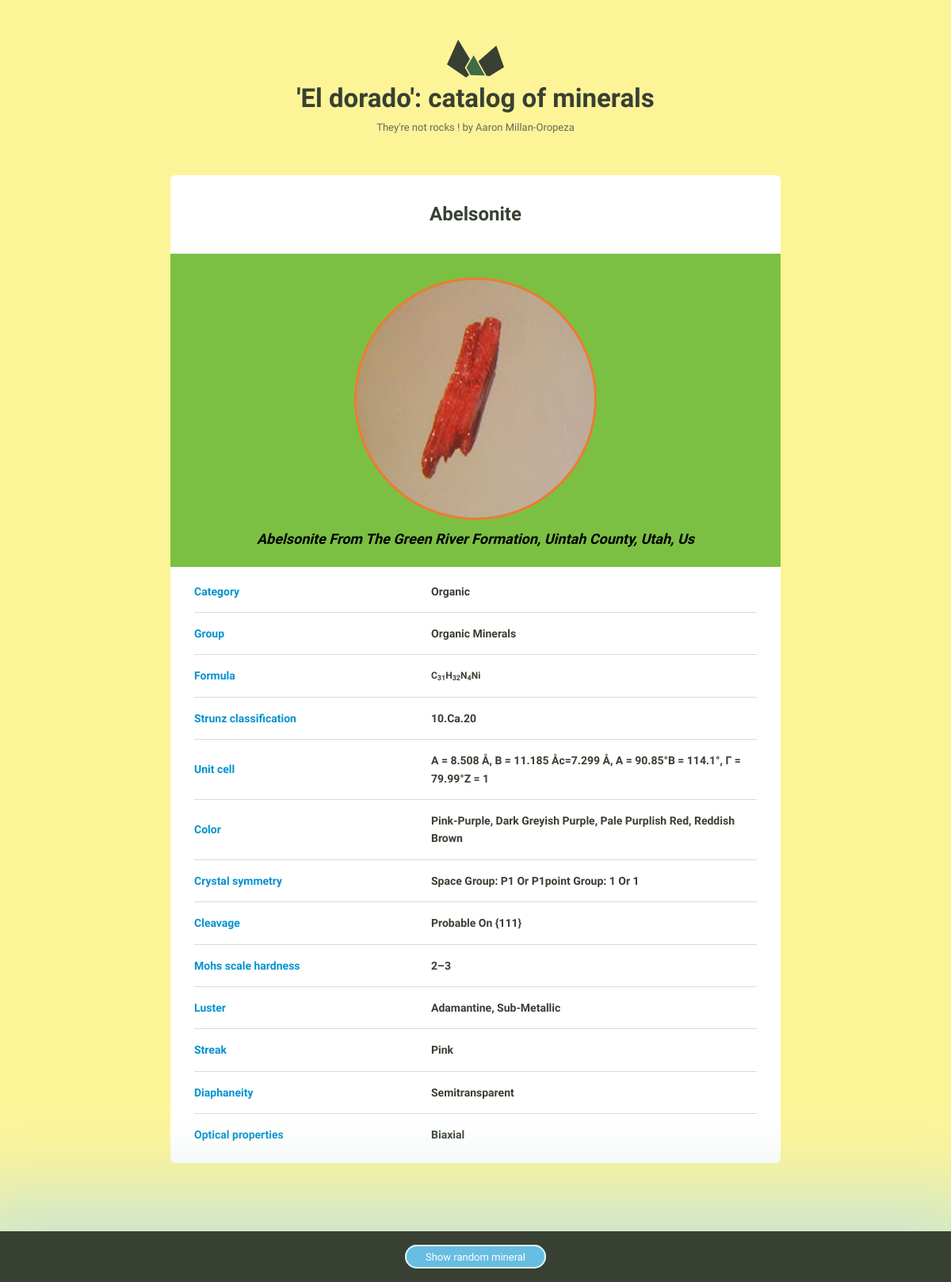
Page /index/1/ on the committed database.
### minerals/models.py (models this page shows)
class Mineral(models.Model):
    name = models.CharField(max_length=255)
    image_filename = models.FilePathField(path='/img')
    image_caption = models.TextField(null=True, blank=True)
    category = models.TextField(null=True, blank=True)
    formula = models.TextField(null=True, blank=True)
    strunz_classification = models.TextField(null=True, blank=True)
    crystal_system = models.TextField(null=True, blank=True)
    unit_cell = models.TextField(null=True, blank=True)
    color = models.TextField(null=True, blank=True)
    crystal_symmetry = models.TextField(null=True, blank=True)
    cleavage = models.TextField(null=True, blank=True)
    mohs_scale_hardness = models.TextField(null=True, blank=True)
    luster = models.TextField(null=True, blank=True)
    streak = models.TextField(null=True, blank=True)
    diaphaneity = models.TextField(null=True, blank=True)
    optical_properties = models.TextField(null=True, blank=True)
    refractive_index = models.TextField(null=True, blank=True)
    crystal_habit = models.TextField(null=True, blank=True)
    specific_gravity = models.TextField(null=True, blank=True)
    group = models.TextField(null=True, blank=True)

### minerals/views.py (the view)
# urls.py: path('<int:pk>/', views.mineral_details, name ='mineral_details'),
def mineral_details(request, pk):
    mineral = get_object_or_404(Mineral, pk=pk)
    rand_min = Mineral.objects.order_by('?').first()
    return render(request, 'mineral_details.html', {'mineral':mineral,
                                                    'rand_min':rand_min})

### minerals/templates/minerals/mineral_details.html (shortened to what this page needs)
{% extends 'layout.html' %}
{% load static from staticfiles %}
{% block extrahead %}
<link rel="stylesheet" href='{% static "css/mineral.css" %}'>
{% endblock %}
{% block content %}
<div class="grid-100 mineral__container">
  <h1 class="mineral__name">{{ mineral.name|title }} </h1>
  <div class="mineral__image-bg">
    <img class="mineral__image" src="{% static mineral.image_filename %}">
      <p class="mineral__caption">{{ mineral.image_caption|title }}</p>
  </div>
  <div class="mineral__table-container">
    <table class="mineral__table">
      <tr>
        <td class="mineral__category">Category</td>
        <td>{{ mineral.category|title }}</td>
      </tr>
      <tr>
        <td class="mineral__category">Group</td>
        <td>{{ mineral.group|title }}</td>
      </tr>
      <tr>
        <td class="mineral__category">Formula</td>
        <td class="mineral__formula">{{ mineral.formula|safe }}</td>
      </tr>
      {% if mineral.strunz_classification != NULL %}
        <tr>
          <td class="mineral__category">Strunz classification</td>
          <td>{{ mineral.strunz_classification|title }}</td>
        </tr>
      {% endif %}
      {% if mineral.unit_cell != NULL %}
        <tr>
          <td class="mineral__category">Unit cell</td>
          <td>{{ mineral.unit_cell|title }}</td>
        </tr>
      {% endif %}
      {% if mineral.color != NULL %}
        <tr>
          <td class="mineral__category">Color</td>
          <td>{{ mineral.color|title }}</td>
        </tr>
      {% endif %}
      {% if mineral.crystal_symmetry != NULL %}
        <tr>
          <td class="mineral__category">Crystal symmetry</td>
          <td>{{ mineral.crystal_symmetry|title }}</td>
        </tr>
      {% endif %}
      {% if mineral.cleavage != NULL %}
        <tr>
          <td class="mineral__category">Cleavage</td>
          <td>{{ mineral.cleavage|title }}</td>
        </tr>
      {% endif %}
      {% if mineral.mohs_scale_hardness != NULL %}
        <tr>
          <td class="mineral__category">Mohs scale hardness</td>
          <td>{{ mineral.mohs_scale_hardness|title }}</td>
        </tr>
      {% endif %}
      {% if mineral.luster != NULL %}
        <tr>
          <td class="mineral__category">Luster</td>
          <td>{{ mineral.luster|title }}</td>
        </tr>
      {% endif %}
      {% if mineral.streak != NULL %}
        <tr>
          <td class="mineral__category">Streak</td>
          <td>{{ mineral.streak|title }}</td>
        </tr>
      {% endif %}
      {% if mineral.diaphaneity != NULL %}
        <tr>
          <td class="mineral__category">Diaphaneity</td>
          <td>{{ mineral.diaphaneity|title }}</td>
        </tr>
      {% endif %}
      {% if mineral.optical_properties != NULL %}
        <tr>
          <td class="mineral__category">Optical properties</td>
          <td>{{ mineral.optical_properties|title }}</td>
        </tr>
      {% endif %}
    </table>
  </div>
</div>
{% endblock %}

### templates/layout.html (shortened to what this page needs)
{% load static from staticfiles %}
<!DOCTYPE html>
<html lang="en">
<head>
  <link rel="stylesheet" href='{% static "css/global.css" %}'>
  {% block extrahead %} {% endblock%}
</head>
<body>
  <div class="bounds">
    <div class="grid-100">
      <a href="{% url 'index' %}">
        <h1 class="logo__name text-centered">'El dorado': catalog of minerals</h1>
      </a>
      <p class="logo__text text-centered">They're not rocks ! by Aaron Millan-Oropeza</p>
    </div>
    <div class="grid-100">
      {% block content %} {% endblock %}
    </div>
  </div>
  <div class="minerals__random">
    <a class="minerals__anchor" href={% url 'mineral_details' rand_min.pk %}>Show random mineral</a>
  </div>
</body>
</html>

### static/css/global.css (style rules this page uses)
html { font-family: sans-serif; -ms-text-size-adjust: 100%; -webkit-text-size-adjust: 100%; }
body { margin: 0; }
a { background-color: transparent; }
h1 { font-size: 2em; margin: 0.67em 0; }
sub { font-size: 75%; line-height: 0; position: relative; vertical-align: baseline; bottom: -0.25em; }
img { border: 0; }
svg:not(:root) { overflow: hidden; }
table { border-collapse: collapse; border-spacing: 0; }
td, th { padding: 0; }
html { font-size: 62.5%; }
body { background-color: #CAE5D2; font-size: 1.5em; line-height: 1.6; font-weight: 400; font-family: "Cousine"; color: #666; }
.bounds { max-width: 800px; margin: 0 auto; padding: 50px 0 150px; overflow: hidden; }
.grid, .grid-5, .grid-10, .grid-15, .grid-20, .grid-25, .grid-30, .grid-33, .grid-35, .grid-40, .grid-45, .grid-50, .grid-55, .grid-60, .grid-65, .grid-66, .grid-70, .grid-75, .grid-80, .grid-90, .grid-95, .grid-100 { float: left; box-sizing: border-box; position: relative; }
.grid-100 { width: 100%; padding: 0 15px; }
h1, h2, h3, h4, h5, h6 { margin-top: 0; margin-bottom: 2rem; font-weight: bold; font-family: "Work Sans", sans-serif; color: #384033; }
h1 { font-size: 3.8rem; }
@media (min-width: 550px) { h1 { font-size: 3.8rem; } }
p { margin-top: 0; font-size: 1.6rem; }
a { color: #689b98; text-decoration: none; -webkit-transition: color 0.2s; -moz-transition: color 0.2s; -ms-transition: color 0.2s; -o-transition: color 0.2s; transition: color 0.2s; }
th, td { padding: 15px; text-align: left; border-bottom: 1px solid #e1e1e1; }
th:first-child, td:first-child { padding-left: 0; }
th:last-child, td:last-child { padding-right: 0; }
table, p, ul { margin-bottom: 2.5rem; }
.text-centered { text-align: center; }
.logo { display: block; fill: #384033; position: relative; margin: 0 auto; width: 72px; }
.logo__name { margin-bottom: 0; }
.logo__text { margin-bottom: 50px; font-size: 13px; }
.minerals__anchor { border: solid 2px #DCF5F2; border-radius: 100px; color: #384033; display: block; font-size: 13px; text-align: center; padding: 8px 0 7px 0; width: 100%; transition: background-color 200ms ease-in-out, font-weight 200ms ease-in-out, color 200ms ease-in-out; }
.minerals__random { background-color: #384033; box-shadow: 0 0 100px 50px #CAE5D2; color: #fff; padding: 20px 0 20px 0; position: fixed; bottom: 0; text-align: center; width: 100%; }
.minerals__random .minerals__anchor { display: inline; color: #fff; padding: 6px 24px 5px 24px; }
.mineral__container { background-color: #fff; border-radius: 6px; list-style: none; padding: 0; text-align: center; }
.mineral__name { display: block; width: 100%; margin: 0; font-size: 24px; padding: 30px 0 30px 0; }
.mineral__image { display: block; margin: 0 auto; border: solid 2px #CAE5D2; }
.mineral__image-bg { background-color: #ecfaf8; padding: 20px 0; }
.mineral__caption { font-size: 12px; font-style: italic; padding: 10px 0 0 0; margin: 0; }
.mineral__table { font-size: 14px; color: #384033; }
.mineral__table td { border-color: #CAE5D2; }
.mineral__table tr:last-of-type td { border-bottom: none; padding-bottom: 0; }
.mineral__table-container { padding: 5px 30px 0; }
.mineral__category { font-weight: bold; width: 40%; }
.mineral__formula { font-size: 12px; }

### static/css/mineral.css (style rules this page uses)
body { background-color: #fdf498; }
h1 { font-size: 2.2em; }
td { font-size: 1.2; font-weight: bold; }
.minerals__anchor { background-color: #67bde2; color: darkred }
.mineral__image-bg { background-color: #7BC043; }
.mineral__image { margin-top: 10px; width: 300px; height:300px; border-radius: 50%; border: 3px solid #f37736; }
.mineral__caption { font-size: 1.2em; font-weight: bold; color: black; }
.mineral__category { color: #0392cf }

### rows in the picture
Mineral: name "Abelsonite", image_filename (picture), image_caption "Abelsonite From The Green River Formation, Uintah County, Utah, Us", category "Organic", group "Organic Minerals", formula "C 31 H 32 N 4 Ni", strunz_classification "10.Ca.20", unit_cell "A = 8.508 Å, B = 11.185 Åc=7.299 Å, Α = 90.85°Β = 114.1°, Γ = 79.99°Z = 1", color "Pink-Purple, Dark Greyish Purple, Pale Purplish Red, Reddish Brown", crystal_symmetry "Space Group: P1 Or P1point Group: 1 Or 1", cleavage "Probable On {111}", mohs_scale_hardness "2–3", luster "Adamantine, Sub-Metallic", streak "Pink", diaphaneity "Semitransparent", optical_properties "Biaxial"
